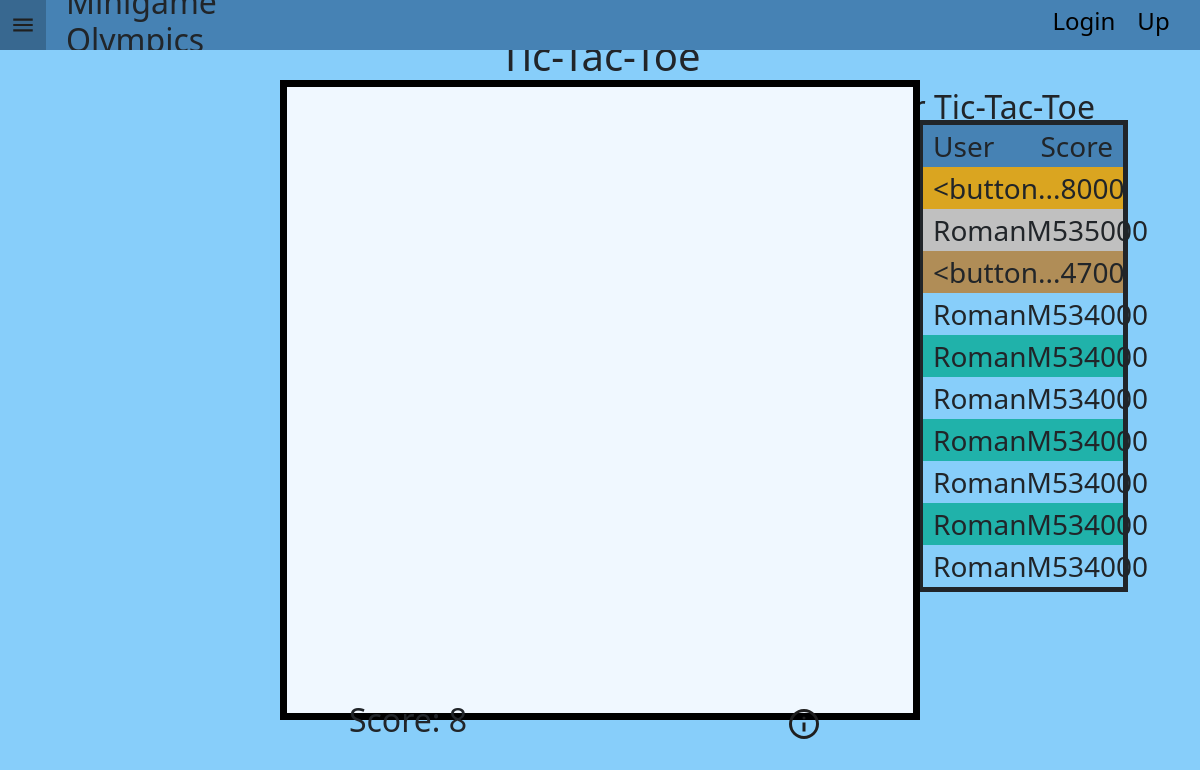
The app's page /games/1 with its own data.
### models.py (models this page shows, shortened)
class Score(Base):
    __tablename__ = "scores"
    id: Mapped[int] = mapped_column(Integer, primary_key=True, index=True)
    game: Mapped[str] = mapped_column(String(100), nullable=False)
    val: Mapped[int] = mapped_column(Integer, nullable=False)
    user_id: Mapped[int] = mapped_column(
        ForeignKey("users.id"),
        nullable=False,
        index=True,
    )
    date_posted: Mapped[datetime] = mapped_column(
        DateTime(timezone=True),
        default=lambda: datetime.now(UTC),
    )
    username: Mapped[User] = relationship(back_populates="scores")

class User(Base):
    __tablename__ = "users"
    id: Mapped[int] = mapped_column(Integer, primary_key=True, index=True)
    username: Mapped[str] = mapped_column(String(50), unique=True, nullable=False)
    email: Mapped[str] = mapped_column(String(120), unique=True, nullable=False)
    image_file: Mapped[str | None] = mapped_column(
        String(200),
        nullable=True,
        default = None,
    )
    password_hash: Mapped[str] = mapped_column(String(200), nullable=False)
    scores: Mapped[list[Score]] = relationship(back_populates="username", cascade="all, delete-orphan",)

### main.py (the view)
@app.get("/games/{game_id}", include_in_schema=False)
async def game_page(request: Request, game_id: int, db: Annotated[AsyncSession, Depends(get_db)]):
    for game in games:
        if(game.get("id") == game_id):
            if(game.get("id") == 2):
                result = await db.execute(select(models.Score).where(models.Score.game == game.get("title")).order_by(models.Score.val).limit(10).options(selectinload(models.Score.username)))
            else:
                result = await db.execute(select(models.Score).where(models.Score.game == game.get("title")).order_by(models.Score.val.desc()).limit(10).options(selectinload(models.Score.username)))
            score = result.scalars().all()
            return templates.TemplateResponse(
            request,
            "gameWindowTemplate.html",
            {"game": game, "scores": score},
        )
    raise HTTPException(status_code=status.HTTP_404_NOT_FOUND, detail="Game not found")

### templates/gameWindowTemplate.html (shortened to what this page needs)
{% extends "layout.html" %}
    {% block content %}
        <h1 id="gameTitle">{{ game.title }}</h1>
        <h2 id="listTitle">Top 10 for {{ game.title }}</h2>
        <ul id="scoreboard">
            <li class="header"><span style="margin-left:10px">User</span><span style="margin-right: 10px;">Score</span></li>
            {% for entry in scores %}
            <li class="entry"><span style="margin-left:10px">{{ entry.username.username | truncate(16) }}</span><span style="margin-right: 10px;">{{ entry.val }}</span></li>
            {% endfor %}
        </ul>
        <div id="window">
        </div>
        <h3 id="score">Score: 8</h3>
    {% endblock content %}
    {% block script %}
        // this game's p5js source code
    {% endblock script %}

### static/css/style.css (style rules this page uses)
body { background-color: lightskyblue; display: flex; margin: 0; padding: 0; width: 100%; }
svg { color: black; }
#window { position: absolute; left: 50%; top:50%; transform: translate(-50%, -50%); height:80vh; width: 80vh; border: 7px solid; background-color:aliceblue; border-color: black; }
#score { position: absolute; bottom: 4.2%; font-size: 2em; left:34%; transform: translate(-50%, -50%); }
#info { position: absolute; bottom: 5%; right:30%; transform: translate(-50%, -50%); }
#gameTitle { position: absolute; top:7%; left:50%; transform: translate(-50%, -50%); }
#scoreboard { position: absolute; justify-content: right; padding-left: 0px; width: 17.5%; top:15%; right:6%; border: solid 5px; }
li { list-style-type:none; font-size: 1.75em; }
#scoreboard li { display: flex; width: 100%; justify-content: space-between; }
#scoreboard li:nth-child(1) { background-color: steelblue; }
#scoreboard li:nth-child(even) { background-color: lightseagreen; }
#scoreboard li:nth-child(2) { background-color: goldenrod; }
#scoreboard li:nth-child(3) { background-color: silver; }
#scoreboard li:nth-child(4) { background-color: rgb(176, 141, 87); }
#listTitle { position: absolute; top: 11%; right: 8.75%; }

### records on screen
Score: username.username "<button...", val "8000"
Score: username.username "RomanM53", val "5000"
Score: username.username "<button...", val "4700"
Score: username.username "RomanM53", val "4000"
Score: username.username "RomanM53", val "4000"
Score: username.username "RomanM53", val "4000"
Score: username.username "RomanM53", val "4000"
Score: username.username "RomanM53", val "4000"
Score: username.username "RomanM53", val "4000"
Score: username.username "RomanM53", val "4000"

### other values on screen
{{ game.title }} "Tic-Tac-Toe"
